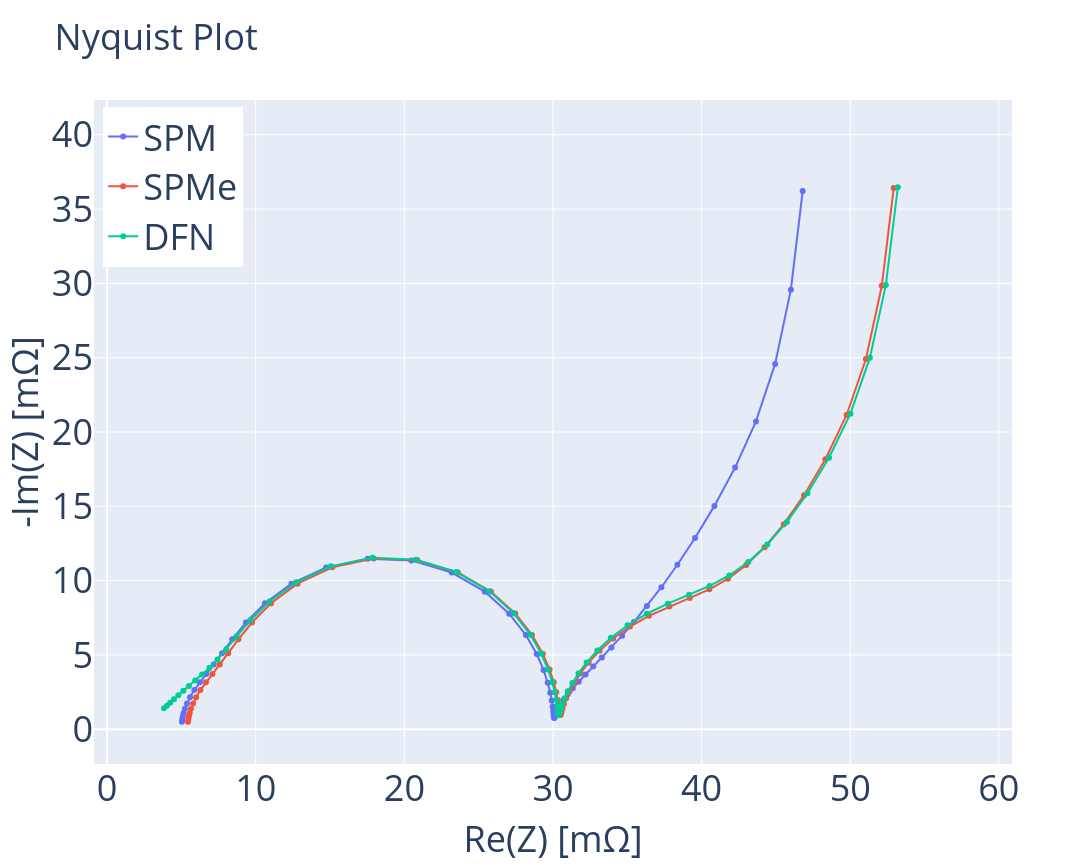

This figure's notebook cell:
### Markdown cell above
### 2.2. PyBaMM + PyBaMM-EIS

### Code cell
models = {
    "SPM":  pybamm.lithium_ion.SPM(options={"surface form": "differential", "contact resistance": "true"}),
    "SPMe": pybamm.lithium_ion.SPMe(options={"surface form": "differential", "contact resistance": "true"}),
    "DFN":  pybamm.lithium_ion.DFN(options={"surface form": "differential", "contact resistance": "true"}),
}

contact_resistances = {
    "SPM":  0.005,  # 0.015 Ω
    "SPMe": 0,
    "DFN":  0,
}

base_param = pybamm.ParameterValues("Chen2020")
base_param.update({
    "Ambient temperature [K]": 298.15,
    "Initial concentration in negative electrode [mol.m-3]":
        0.5 * base_param["Maximum concentration in negative electrode [mol.m-3]"],
    "Initial concentration in positive electrode [mol.m-3]":
        0.5 * base_param["Maximum concentration in positive electrode [mol.m-3]"],
})

freqs = np.logspace(np.log10(200e-6), np.log10(1000), 60)

fig = go.Figure()

for name, model in models.items():
    param = base_param.copy()
    param["Contact resistance [Ohm]"] = contact_resistances[name]

    eis_sim = pybammeis.EISSimulation(model, parameter_values=param)
    impedance = eis_sim.solve(freqs)
    Z = impedance * 1000  # Ω → mΩ

    fig.add_trace(go.Scatter(
        x    = Z.real,
        y    = -Z.imag,
        mode = "lines+markers",
        name = name,
    ))
    print(f"✅ {name} done")


font_size = 36
fig.update_layout(
    title  = dict(text="Nyquist Plot", font=dict(size=font_size)),
    xaxis  = dict(
        title     = dict(text="Re(Z) [mΩ]", font=dict(size=font_size)),
        tickfont  = dict(size=font_size),
        range     = [0, 60],
        scaleanchor = "y",
        scaleratio  = 1,
    ),
    yaxis  = dict(
        title    = dict(text="-Im(Z) [mΩ]", font=dict(size=font_size)),
        tickfont = dict(size=font_size),
        range    = [0, 40],
    ),
    legend = dict(x=0.01, y=0.99, font=dict(size=font_size)),
    width  = 12 * 96,
    height = 9 * 96,
)

fig.show()

### Figure 1 — Plotly figure (JSON) as saved in the notebook; plotly's stock layout.template omitted (floating-point values rounded to 4 significant figures)
{"data": [{"mode": "lines+markers", "name": "SPM", "type": "scatter", "x": [46.8, 46.01, 44.94, 43.66, 42.25, 40.86, 39.56, 38.37, 37.29, 36.32, 35.44, 34.65, 33.93, 33.29, 32.71, 32.19, 31.73, 31.33, 30.99, 30.72, 30.51, 30.35, 30.25, 30.18, 30.13, 30.1, 30.08, 30.07, 30.05, 30.04, 30.01, 29.98, 29.91, 29.81, 29.64, 29.36, 28.91, 28.18, 27.05, 25.41, 23.19, 20.47, 17.53, 14.74, 12.4, 10.62, 9.335, 8.419, 7.732, 7.169, 6.674, 6.235, 5.864, 5.577, 5.37, 5.231, 5.141, 5.085, 5.051, 5.031], "y": [36.21, 29.58, 24.58, 20.71, 17.61, 15.03, 12.87, 11.06, 9.555, 8.285, 7.21, 6.294, 5.506, 4.822, 4.221, 3.686, 3.202, 2.76, 2.354, 1.986, 1.659, 1.378, 1.15, 0.9748, 0.853, 0.7828, 0.7628, 0.7934, 0.8775, 1.021, 1.234, 1.531, 1.929, 2.453, 3.131, 3.991, 5.059, 6.335, 7.777, 9.256, 10.55, 11.36, 11.48, 10.89, 9.791, 8.474, 7.181, 6.048, 5.115, 4.358, 3.723, 3.158, 2.636, 2.158, 1.734, 1.373, 1.076, 0.8379, 0.6494, 0.5021]}, {"mode": "lines+markers", "name": "SPMe", "type": "scatter", "x": [52.93, 52.13, 51.06, 49.76, 48.33, 46.9, 45.53, 44.24, 43.0, 41.77, 40.51, 39.2, 37.83, 36.46, 35.17, 34.05, 33.13, 32.4, 31.84, 31.41, 31.11, 30.89, 30.74, 30.64, 30.58, 30.54, 30.51, 30.49, 30.47, 30.45, 30.42, 30.39, 30.32, 30.22, 30.05, 29.77, 29.31, 28.58, 27.46, 25.82, 23.59, 20.88, 17.94, 15.15, 12.81, 11.03, 9.744, 8.828, 8.141, 7.579, 7.083, 6.644, 6.274, 5.986, 5.779, 5.64, 5.55, 5.494, 5.46, 5.44], "y": [36.41, 29.84, 24.91, 21.15, 18.17, 15.75, 13.8, 12.25, 11.04, 10.12, 9.412, 8.825, 8.261, 7.634, 6.906, 6.101, 5.274, 4.479, 3.75, 3.103, 2.545, 2.078, 1.699, 1.406, 1.19, 1.046, 0.9678, 0.9529, 1.002, 1.117, 1.309, 1.588, 1.974, 2.487, 3.157, 4.011, 5.074, 6.347, 7.786, 9.262, 10.55, 11.36, 11.48, 10.89, 9.793, 8.475, 7.181, 6.048, 5.115, 4.358, 3.723, 3.158, 2.636, 2.158, 1.734, 1.373, 1.076, 0.8379, 0.6495, 0.5021]}, {"mode": "lines+markers", "name": "DFN", "type": "scatter", "x": [53.2, 52.4, 51.32, 50.01, 48.57, 47.13, 45.74, 44.42, 43.14, 41.86, 40.54, 39.16, 37.73, 36.32, 35.02, 33.9, 32.99, 32.27, 31.72, 31.3, 31.0, 30.78, 30.63, 30.53, 30.47, 30.43, 30.4, 30.38, 30.36, 30.34, 30.32, 30.28, 30.22, 30.12, 29.95, 29.67, 29.21, 28.49, 27.36, 25.72, 23.5, 20.78, 17.84, 15.05, 12.71, 10.93, 9.639, 8.714, 8.012, 7.424, 6.889, 6.387, 5.923, 5.504, 5.128, 4.791, 4.494, 4.238, 4.018, 3.822], "y": [36.47, 29.9, 24.99, 21.23, 18.27, 15.88, 13.95, 12.42, 11.25, 10.35, 9.645, 9.046, 8.448, 7.771, 6.994, 6.15, 5.298, 4.49, 3.755, 3.106, 2.548, 2.081, 1.702, 1.408, 1.191, 1.046, 0.9669, 0.9513, 0.9993, 1.115, 1.306, 1.586, 1.972, 2.487, 3.158, 4.014, 5.079, 6.355, 7.799, 9.282, 10.58, 11.4, 11.53, 10.96, 9.883, 8.594, 7.336, 6.248, 5.373, 4.689, 4.142, 3.68, 3.273, 2.909, 2.583, 2.29, 2.023, 1.785, 1.579, 1.403]}], "layout": {"height": 864, "legend": {"font": {"size": 36}, "x": 0.01, "y": 0.99}, "title": {"font": {"size": 36}, "text": "Nyquist Plot"}, "width": 1152, "xaxis": {"range": [0, 60], "scaleanchor": "y", "scaleratio": 1, "tickfont": {"size": 36}, "title": {"font": {"size": 36}, "text": "Re(Z) [mΩ]"}}, "yaxis": {"range": [0, 40], "tickfont": {"size": 36}, "title": {"font": {"size": 36}, "text": "-Im(Z) [mΩ]"}}}}
